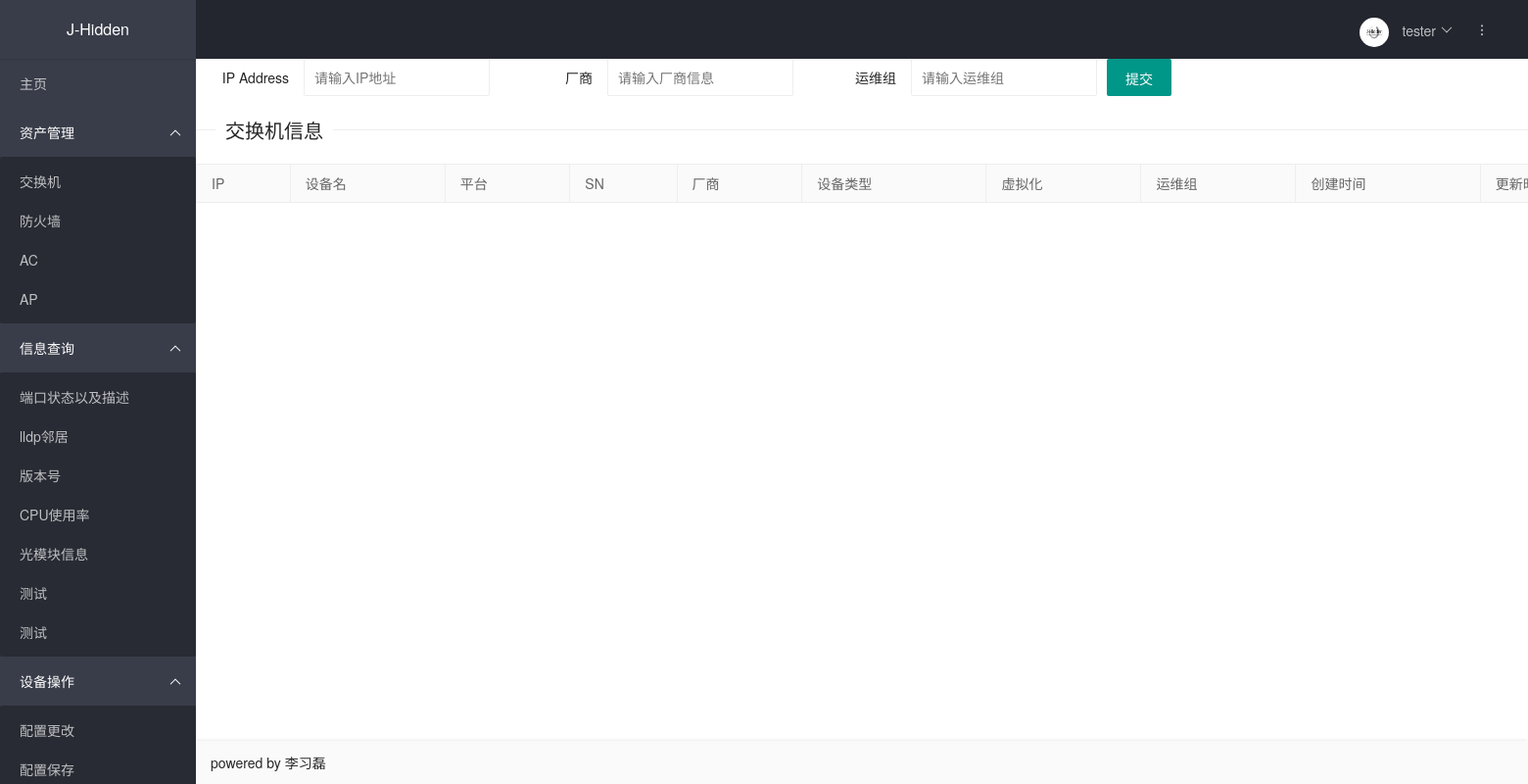
The app's page /sw_info_list/, older data.
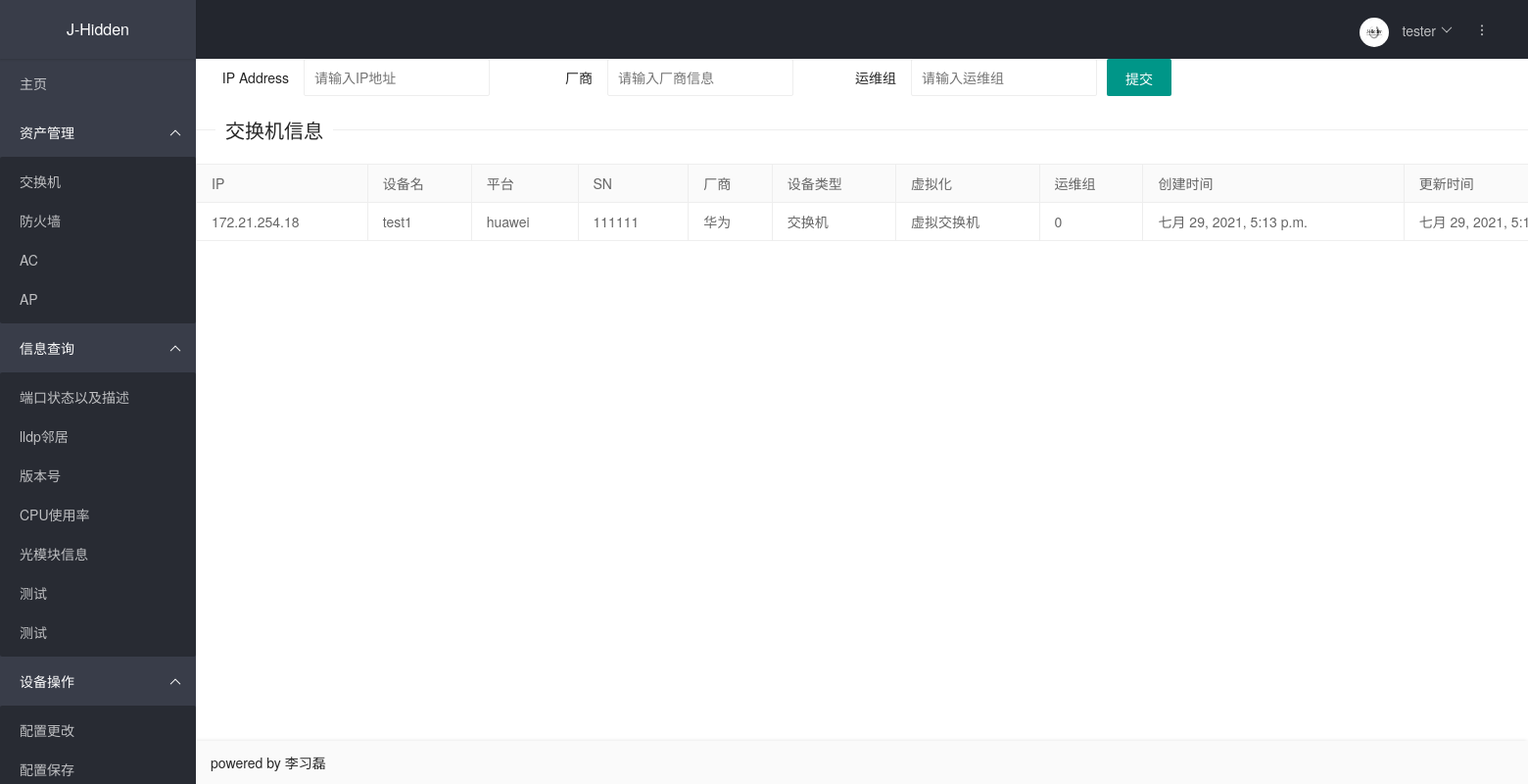
The same page, newer data.
### cmdb/models.py (models this page shows, shortened)
class Device(models.Model):
    group_choices = (
        ('0', '一组'),
        ('1', '二组'),
        ('2', '三组'),
    )
    ip = models.GenericIPAddressField(verbose_name='IP地址', unique=True)
    name = models.CharField(verbose_name='设备名称', max_length=128)
    username = models.CharField(verbose_name='用户名', default='lixilei',max_length=128)
    password = models.CharField(verbose_name='密码', default='lixilei6028', max_length=128)
    port = models.CharField(verbose_name='端口', default=22, max_length=128)
    platform = models.CharField(verbose_name='平台(netmiko)', max_length=128)
    sn = models.CharField(verbose_name='sn', max_length=128, unique=True,)
    vendor = models.CharField(verbose_name='厂商', max_length=128)
    role = models.CharField(verbose_name='设备类型', max_length=128,)
    is_virtual = models.BooleanField(verbose_name='虚拟化', default=False)
    group = models.CharField(verbose_name='运维组', choices=group_choices,  max_length=128)
    creat_time = models.DateTimeField(verbose_name='创建时间', auto_now_add=True)
    update_time = models.DateTimeField(verbose_name='更新时间', auto_now=True)

### cmdb/views.py (the view, shortened to what this page needs)
# urls.py: path('sw_info_list/', Sw_info_list.as_view(), name='sw_info_list'),
class Sw_info_list(View):
    def get(self, request):
        sw_info_list = Device.objects.filter(role='交换机')
        return render(request, 'sw_info_list.html', {'sw_info_list': sw_info_list})

### cmdb/templates/sw_info_list.html (shortened to what this page needs)
{% extends 'base.html' %}
{% block head %}
    <link rel="stylesheet" href="../static/css/layui.css"  media="all">
{% endblock head %}
{% block content %}
<form action="" method="post">
  <div class="layui-form-item">
    <label class="layui-form-label">IP Address</label>
    <div class="layui-input-inline">
      <input type="text" name="ip" lay-verify="pass" placeholder="请输入IP地址" autocomplete="off" class="layui-input">
    </div>
    <label class="layui-form-label">厂商</label>
    <div class="layui-input-inline">
      <input type="text" name="vendor" lay-verify="pass" placeholder="请输入厂商信息" autocomplete="off" class="layui-input">
    </div>
    <label class="layui-form-label">运维组</label>
    <div class="layui-input-inline">
      <input type="text" name="group" lay-verify="pass" placeholder="请输入运维组" autocomplete="off" class="layui-input">
    </div>
   <button type="submit" class="layui-btn" lay-submit="" lay-filter="demo1">提交</button>
  </div>
</form>
<div style="width: 1500px; position: center;">
 <fieldset class="layui-elem-field layui-field-title" style="margin-top: 20px";>
  <legend>交换机信息</legend>
 </fieldset>
<table class="layui-table">
    <thead>
    <tr>
        <th>IP</th>
        <th>设备名</th>
        <th>平台</th>
        <th>SN</th>
        <th>厂商</th>
        <th>设备类型</th>
        <th>虚拟化</th>
        <th>运维组</th>
        <th>创建时间</th>
        <th>更新时间</th>
    </tr>
    </thead>
    <tbody>
    {% for i in sw_info_list %}
         <tr>
             <td>{{ i.ip }}</td>
             <td>{{ i.name }}</td>
             <td>{{ i.platform }}</td>
             <td>{{ i.sn }}</td>
             <td>{{ i.vendor }}</td>
             <td>{{ i.role }}</td>
             <td>
                 {% if i.is_virtual %}
                       虚拟交换机
                 {% else %}
                       实体机
                 {% endif %}
             </td>
             <td>{{ i.group }}</td>
             <td>{{ i.creat_time }}</td>
             <td>{{ i.update_time }}</td>
         </tr>
    {% endfor %}
    </tbody>
</table>
</div>
{% endblock content %}

Row changes from the older to the newer data that the page shows:
added Device: ip "172.21.254.18", name "test1", platform "huawei", sn "111111", vendor "华为", role "交换机", is_virtual "虚拟交换机", group "0", creat_time "七月 29, 2021, 5:13 p.m.", update_time "七月 29, 2021,…"
